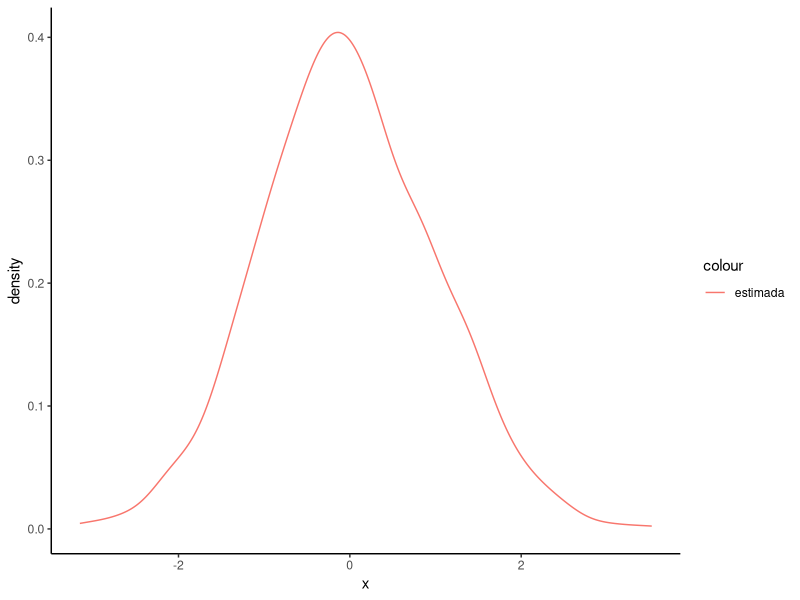
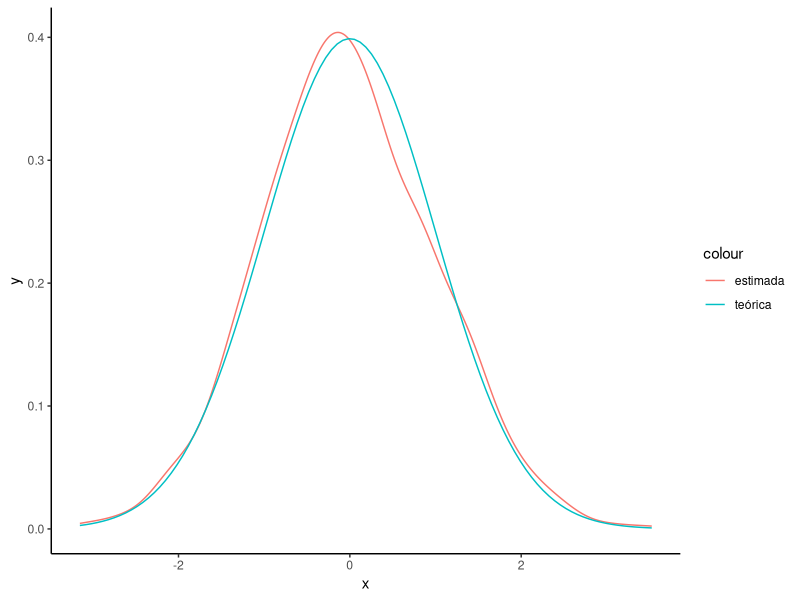
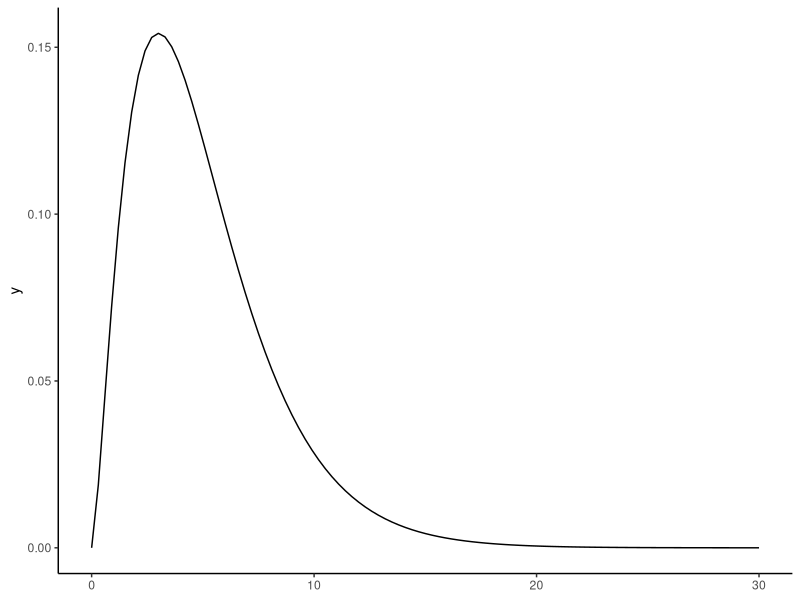
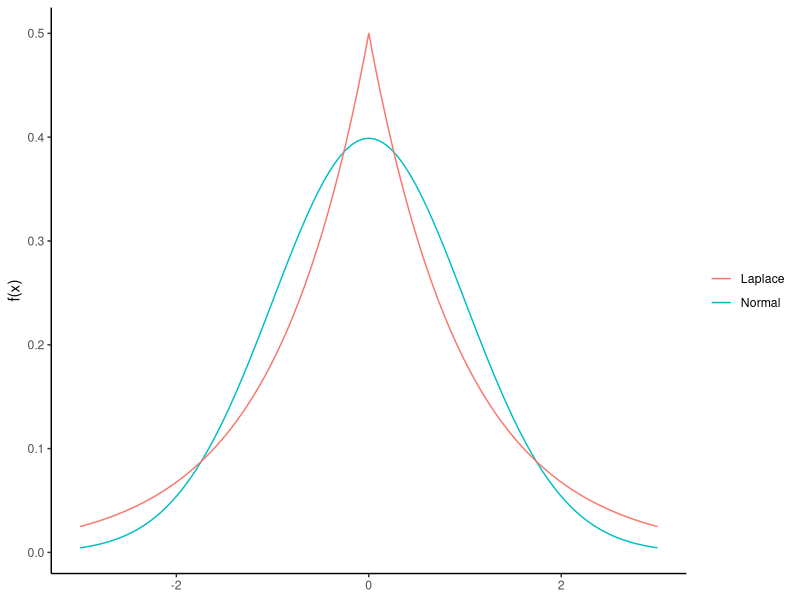
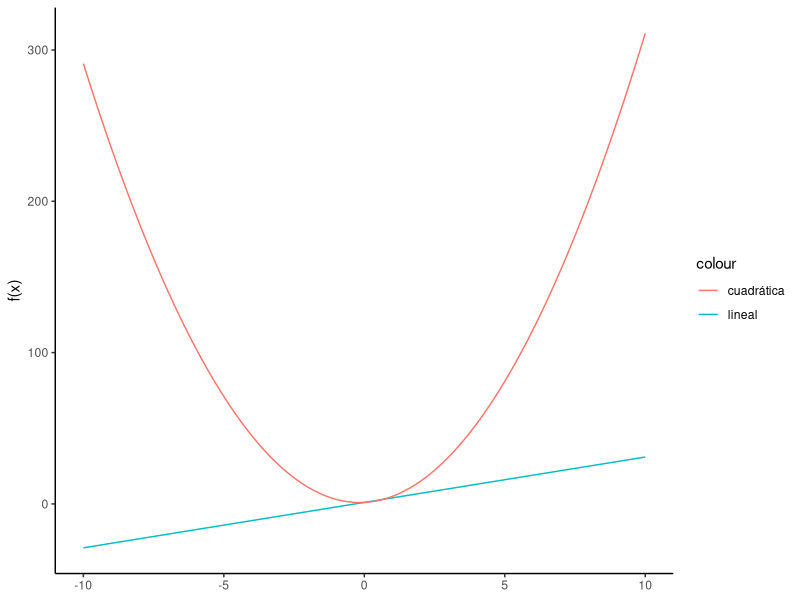

Write R code to recreate these figures, in order.
## ---- chunk 1
knitr::opts_chunk$set(collapse = TRUE)
## ---- chunk 2
library(ggplot2)

df <- data.frame( x = rnorm(1000))

g1 <- ggplot(df, aes(x)) +
  geom_density(aes(color = "estimada"), key_glyph = "path") + theme_classic()
g1
## ---- chunk 3
g2 <- g1 +
      geom_function(aes(color = "teórica"), fun = dnorm)
g2
## ---- chunk 4
ggplot() +
  xlim(0, 30) +
  geom_function(fun =~ dchisq(.x, df = 5)) + theme_classic()
## ---- chunk 5
ggplot() +
   xlim(-3, 3) +
   geom_function(
     aes(color = "Normal"),
     fun =~ 1/sqrt(2 * pi) * exp(-.x^2/2)
     ) +
   geom_function(
     aes(color = "Laplace"),
     fun =~ 1/2 * exp(-abs(.x))
   ) + theme_classic() +
  ylab("f(x)") + theme(legend.title = element_blank())
## ---- chunk 6
ggplot() +
  xlim(-10, 10) +
  geom_function(aes(color = "lineal"),
    fun =~ 3*.x + 1 
    ) +
  geom_function(aes(color = "cuadrática"),
    fun =~ 3*.x^2 + .x + 1             
    ) + ylab("f(x)") + theme_classic()
